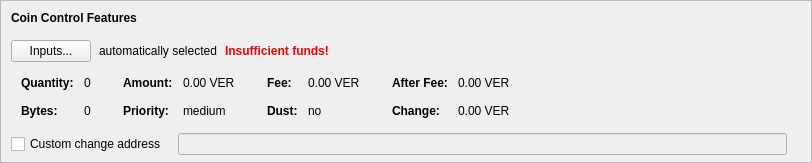
    <widget class="QFrame" name="frameCoinControl">
     <property name="sizePolicy">
      <sizepolicy hsizetype="Expanding" vsizetype="Expanding">
       <horstretch>0</horstretch>
       <verstretch>0</verstretch>
      </sizepolicy>
     </property>
     <property name="maximumSize">
      <size>
       <width>16777215</width>
       <height>16777215</height>
      </size>
     </property>
     <property name="frameShape">
      <enum>QFrame::StyledPanel</enum>
     </property>
     <property name="frameShadow">
      <enum>QFrame::Sunken</enum>
     </property>
     <layout class="QVBoxLayout" name="verticalLayoutCoinControl2">
      <property name="spacing">
       <number>0</number>
      </property>
      <property name="leftMargin">
       <number>0</number>
      </property>
      <property name="topMargin">
       <number>0</number>
      </property>
      <property name="rightMargin">
       <number>0</number>
      </property>
      <property name="bottomMargin">
       <number>6</number>
      </property>
      <item>
       <layout class="QVBoxLayout" name="verticalLayoutCoinControl" stretch="0,0,0,0,1">
        <property name="spacing">
         <number>0</number>
        </property>
        <property name="leftMargin">
         <number>10</number>
        </property>
        <property name="topMargin">
         <number>10</number>
        </property>
        <item>
         <layout class="QHBoxLayout" name="horizontalLayoutCoinControl1">
          <property name="bottomMargin">
           <number>15</number>
          </property>
          <item>
           <widget class="QLabel" name="labelCoinControlFeatures">
            <property name="sizePolicy">
             <sizepolicy hsizetype="Preferred" vsizetype="Maximum">
              <horstretch>0</horstretch>
              <verstretch>0</verstretch>
             </sizepolicy>
            </property>
            <property name="font">
             <font>
              <weight>75</weight>
              <bold>true</bold>
             </font>
            </property>
            <property name="styleSheet">
             <string notr="true">font-weight:bold;</string>
            </property>
            <property name="text">
             <string>Coin Control Features</string>
            </property>
           </widget>
          </item>
         </layout>
        </item>
        <item>
         <layout class="QHBoxLayout" name="horizontalLayoutCoinControl2" stretch="0,0,0,0">
          <property name="spacing">
           <number>8</number>
          </property>
          <property name="bottomMargin">
           <number>10</number>
          </property>
          <item>
           <widget class="QPushButton" name="pushButtonCoinControl">
            <property name="styleSheet">
             <string notr="true"/>
            </property>
            <property name="text">
             <string>Inputs...</string>
            </property>
            <property name="autoDefault">
             <bool>false</bool>
            </property>
           </widget>
          </item>
          <item>
           <widget class="QLabel" name="labelCoinControlAutomaticallySelected">
            <property name="text">
             <string>automatically selected</string>
            </property>
            <property name="margin">
             <number>5</number>
            </property>
           </widget>
          </item>
          <item>
           <widget class="QLabel" name="labelCoinControlInsuffFunds">
            <property name="font">
             <font>
              <weight>75</weight>
              <bold>true</bold>
             </font>
            </property>
            <property name="styleSheet">
             <string notr="true">color:red;font-weight:bold;</string>
            </property>
            <property name="text">
             <string>Insufficient funds!</string>
            </property>
            <property name="margin">
             <number>5</number>
            </property>
           </widget>
          </item>
          <item>
           <spacer name="horizontalSpacerCoinControl">
            <property name="orientation">
             <enum>Qt::Horizontal</enum>
            </property>
            <property name="sizeHint" stdset="0">
             <size>
              <width>40</width>
              <height>1</height>
             </size>
            </property>
           </spacer>
          </item>
         </layout>
        </item>
        <item>
         <widget class="QWidget" name="widgetCoinControl" native="true">
          <property name="sizePolicy">
           <sizepolicy hsizetype="Preferred" vsizetype="Preferred">
            <horstretch>0</horstretch>
            <verstretch>0</verstretch>
           </sizepolicy>
          </property>
          <property name="minimumSize">
           <size>
            <width>0</width>
            <height>0</height>
           </size>
          </property>
          <property name="styleSheet">
           <string notr="true"/>
          </property>
          <layout class="QHBoxLayout" name="horizontalLayoutCoinControl5">
           <property name="leftMargin">
            <number>0</number>
           </property>
           <property name="topMargin">
            <number>0</number>
           </property>
           <property name="rightMargin">
            <number>0</number>
           </property>
           <property name="bottomMargin">
            <number>0</number>
           </property>
           <item>
            <layout class="QHBoxLayout" name="horizontalLayoutCoinControl3" stretch="0,0,0,1">
             <property name="spacing">
              <number>20</number>
             </property>
             <property name="topMargin">
              <number>0</number>
             </property>
             <property name="bottomMargin">
              <number>10</number>
             </property>
             <item>
              <layout class="QFormLayout" name="formLayoutCoinControl1">
               <property name="horizontalSpacing">
                <number>10</number>
               </property>
               <property name="verticalSpacing">
                <number>14</number>
               </property>
               <property name="leftMargin">
                <number>10</number>
               </property>
               <property name="topMargin">
                <number>4</number>
               </property>
               <property name="rightMargin">
                <number>6</number>
               </property>
               <item row="0" column="0">
                <widget class="QLabel" name="labelCoinControlQuantityText">
                 <property name="font">
                  <font>
                   <weight>75</weight>
                   <bold>true</bold>
                  </font>
                 </property>
                 <property name="text">
                  <string>Quantity:</string>
                 </property>
                 <property name="margin">
                  <number>0</number>
                 </property>
                </widget>
               </item>
               <item row="0" column="1">
                <widget class="QLabel" name="labelCoinControlQuantity">
                 <property name="cursor">
                  <cursorShape>IBeamCursor</cursorShape>
                 </property>
                 <property name="contextMenuPolicy">
                  <enum>Qt::ActionsContextMenu</enum>
                 </property>
                 <property name="text">
                  <string notr="true">0</string>
                 </property>
                 <property name="margin">
                  <number>0</number>
                 </property>
                 <property name="textInteractionFlags">
                  <set>Qt::LinksAccessibleByMouse|Qt::TextSelectableByKeyboard|Qt::TextSelectableByMouse</set>
                 </property>
                </widget>
               </item>
               <item row="1" column="0">
                <widget class="QLabel" name="labelCoinControlBytesText">
                 <property name="font">
                  <font>
                   <weight>75</weight>
                   <bold>true</bold>
                  </font>
                 </property>
                 <property name="text">
                  <string>Bytes:</string>
                 </property>
                </widget>
               </item>
               <item row="1" column="1">
                <widget class="QLabel" name="labelCoinControlBytes">
                 <property name="cursor">
                  <cursorShape>IBeamCursor</cursorShape>
                 </property>
                 <property name="contextMenuPolicy">
                  <enum>Qt::ActionsContextMenu</enum>
                 </property>
                 <property name="text">
                  <string notr="true">0</string>
                 </property>
                 <property name="textInteractionFlags">
                  <set>Qt::LinksAccessibleByMouse|Qt::TextSelectableByKeyboard|Qt::TextSelectableByMouse</set>
                 </property>
                </widget>
               </item>
              </layout>
             </item>
             <item>
              <layout class="QFormLayout" name="formLayoutCoinControl2">
               <property name="horizontalSpacing">
                <number>10</number>
               </property>
               <property name="verticalSpacing">
                <number>14</number>
               </property>
               <property name="leftMargin">
                <number>6</number>
               </property>
               <property name="topMargin">
                <number>4</number>
               </property>
               <property name="rightMargin">
                <number>6</number>
               </property>
               <item row="0" column="0">
                <widget class="QLabel" name="labelCoinControlAmountText">
                 <property name="font">
                  <font>
                   <weight>75</weight>
                   <bold>true</bold>
                  </font>
                 </property>
                 <property name="text">
                  <string>Amount:</string>
                 </property>
                 <property name="margin">
                  <number>0</number>
                 </property>
                </widget>
               </item>
               <item row="0" column="1">
                <widget class="QLabel" name="labelCoinControlAmount">
                 <property name="cursor">
                  <cursorShape>IBeamCursor</cursorShape>
                 </property>
                 <property name="contextMenuPolicy">
                  <enum>Qt::ActionsContextMenu</enum>
                 </property>
                 <property name="text">
                  <string notr="true">0.00 VER</string>
                 </property>
                 <property name="textInteractionFlags">
                  <set>Qt::LinksAccessibleByMouse|Qt::TextSelectableByKeyboard|Qt::TextSelectableByMouse</set>
                 </property>
                </widget>
               </item>
               <item row="1" column="0">
                <widget class="QLabel" name="labelCoinControlPriorityText">
                 <property name="font">
                  <font>
                   <weight>75</weight>
                   <bold>true</bold>
                  </font>
                 </property>
                 <property name="text">
                  <string>Priority:</string>
                 </property>
                </widget>
               </item>
               <item row="1" column="1">
                <widget class="QLabel" name="labelCoinControlPriority">
                 <property name="cursor">
                  <cursorShape>IBeamCursor</cursorShape>
                 </property>
                 <property name="contextMenuPolicy">
                  <enum>Qt::ActionsContextMenu</enum>
                 </property>
                 <property name="text">
                  <string notr="true">medium</string>
                 </property>
                 <property name="textInteractionFlags">
                  <set>Qt::LinksAccessibleByMouse|Qt::TextSelectableByKeyboard|Qt::TextSelectableByMouse</set>
                 </property>
                </widget>
               </item>
              </layout>
             </item>
             <item>
              <layout class="QFormLayout" name="formLayoutCoinControl3">
               <property name="horizontalSpacing">
                <number>10</number>
               </property>
               <property name="verticalSpacing">
                <number>14</number>
               </property>
               <property name="leftMargin">
                <number>6</number>
               </property>
               <property name="topMargin">
                <number>4</number>
               </property>
               <property name="rightMargin">
                <number>6</number>
               </property>
               <item row="0" column="0">
                <widget class="QLabel" name="labelCoinControlFeeText">
                 <property name="font">
                  <font>
                   <weight>75</weight>
                   <bold>true</bold>
                  </font>
                 </property>
                 <property name="text">
                  <string>Fee:</string>
                 </property>
                 <property name="margin">
                  <number>0</number>
                 </property>
                </widget>
               </item>
               <item row="0" column="1">
                <widget class="QLabel" name="labelCoinControlFee">
                 <property name="cursor">
                  <cursorShape>IBeamCursor</cursorShape>
                 </property>
                 <property name="contextMenuPolicy">
                  <enum>Qt::ActionsContextMenu</enum>
                 </property>
                 <property name="text">
                  <string notr="true">0.00 VER</string>
                 </property>
                 <property name="textInteractionFlags">
                  <set>Qt::LinksAccessibleByMouse|Qt::TextSelectableByKeyboard|Qt::TextSelectableByMouse</set>
                 </property>
                </widget>
               </item>
               <item row="1" column="0">
                <widget class="QLabel" name="labelCoinControlLowOutputText">
                 <property name="font">
                  <font>
                   <weight>75</weight>
                   <bold>true</bold>
                  </font>
                 </property>
                 <property name="text">
                  <string>Dust:</string>
                 </property>
                </widget>
               </item>
               <item row="1" column="1">
                <widget class="QLabel" name="labelCoinControlLowOutput">
                 <property name="cursor">
                  <cursorShape>IBeamCursor</cursorShape>
                 </property>
                 <property name="contextMenuPolicy">
                  <enum>Qt::ActionsContextMenu</enum>
                 </property>
                 <property name="text">
                  <string notr="true">no</string>
                 </property>
                 <property name="textInteractionFlags">
                  <set>Qt::LinksAccessibleByMouse|Qt::TextSelectableByKeyboard|Qt::TextSelectableByMouse</set>
                 </property>
                </widget>
               </item>
              </layout>
             </item>
             <item>
              <layout class="QFormLayout" name="formLayoutCoinControl4">
               <property name="horizontalSpacing">
                <number>10</number>
               </property>
               <property name="verticalSpacing">
                <number>14</number>
               </property>
               <property name="leftMargin">
                <number>6</number>
               </property>
               <property name="topMargin">
                <number>4</number>
               </property>
               <property name="rightMargin">
                <number>6</number>
               </property>
               <item row="0" column="0">
                <widget class="QLabel" name="labelCoinControlAfterFeeText">
                 <property name="font">
                  <font>
                   <weight>75</weight>
                   <bold>true</bold>
                  </font>
                 </property>
                 <property name="text">
                  <string>After Fee:</string>
                 </property>
                 <property name="margin">
                  <number>0</number>
                 </property>
                </widget>
               </item>
               <item row="0" column="1">
                <widget class="QLabel" name="labelCoinControlAfterFee">
                 <property name="cursor">
                  <cursorShape>IBeamCursor</cursorShape>
                 </property>
                 <property name="contextMenuPolicy">
                  <enum>Qt::ActionsContextMenu</enum>
                 </property>
                 <property name="text">
                  <string notr="true">0.00 VER</string>
                 </property>
                 <property name="textInteractionFlags">
                  <set>Qt::LinksAccessibleByMouse|Qt::TextSelectableByKeyboard|Qt::TextSelectableByMouse</set>
                 </property>
                </widget>
               </item>
               <item row="1" column="0">
                <widget class="QLabel" name="labelCoinControlChangeText">
                 <property name="font">
                  <font>
                   <weight>75</weight>
                   <bold>true</bold>
                  </font>
                 </property>
                 <property name="text">
                  <string>Change:</string>
                 </property>
                </widget>
               </item>
               <item row="1" column="1">
                <widget class="QLabel" name="labelCoinControlChange">
                 <property name="cursor">
                  <cursorShape>IBeamCursor</cursorShape>
                 </property>
                 <property name="contextMenuPolicy">
                  <enum>Qt::ActionsContextMenu</enum>
                 </property>
                 <property name="text">
                  <string notr="true">0.00 VER</string>
                 </property>
                 <property name="textInteractionFlags">
                  <set>Qt::LinksAccessibleByMouse|Qt::TextSelectableByKeyboard|Qt::TextSelectableByMouse</set>
                 </property>
                </widget>
               </item>
              </layout>
             </item>
            </layout>
           </item>
          </layout>
         </widget>
        </item>
        <item>
         <layout class="QHBoxLayout" name="horizontalLayoutCoinControl4" stretch="0,0,0">
          <property name="spacing">
           <number>12</number>
          </property>
          <property name="sizeConstraint">
           <enum>QLayout::SetDefaultConstraint</enum>
          </property>
          <property name="topMargin">
           <number>5</number>
          </property>
          <property name="rightMargin">
           <number>5</number>
          </property>
          <item>
           <widget class="QCheckBox" name="checkBoxCoinControlChange">
            <property name="toolTip">
             <string>If this is activated, but the change address is empty or invalid, change will be sent to a newly generated address.</string>
            </property>
            <property name="text">
             <string>Custom change address</string>
            </property>
           </widget>
          </item>
          <item>
           <widget class="QValidatedLineEdit" name="lineEditCoinControlChange">
            <property name="enabled">
             <bool>false</bool>
            </property>
            <property name="sizePolicy">
             <sizepolicy hsizetype="Expanding" vsizetype="Fixed">
              <horstretch>0</horstretch>
              <verstretch>0</verstretch>
             </sizepolicy>
            </property>
           </widget>
          </item>
          <item>
           <widget class="QLabel" name="labelCoinControlChangeLabel">
            <property name="sizePolicy">
             <sizepolicy hsizetype="Preferred" vsizetype="Expanding">
              <horstretch>0</horstretch>
              <verstretch>0</verstretch>
             </sizepolicy>
            </property>
            <property name="minimumSize">
             <size>
              <width>0</width>
              <height>0</height>
             </size>
            </property>
            <property name="text">
             <string/>
            </property>
            <property name="margin">
             <number>3</number>
            </property>
           </widget>
          </item>
         </layout>
        </item>
        <item>
         <spacer name="verticalSpacerCoinControl">
          <property name="orientation">
           <enum>Qt::Vertical</enum>
          </property>
          <property name="sizeHint" stdset="0">
           <size>
            <width>800</width>
            <height>1</height>
           </size>
          </property>
         </spacer>
        </item>
       </layout>
      </item>
     </layout>
    </widget>
